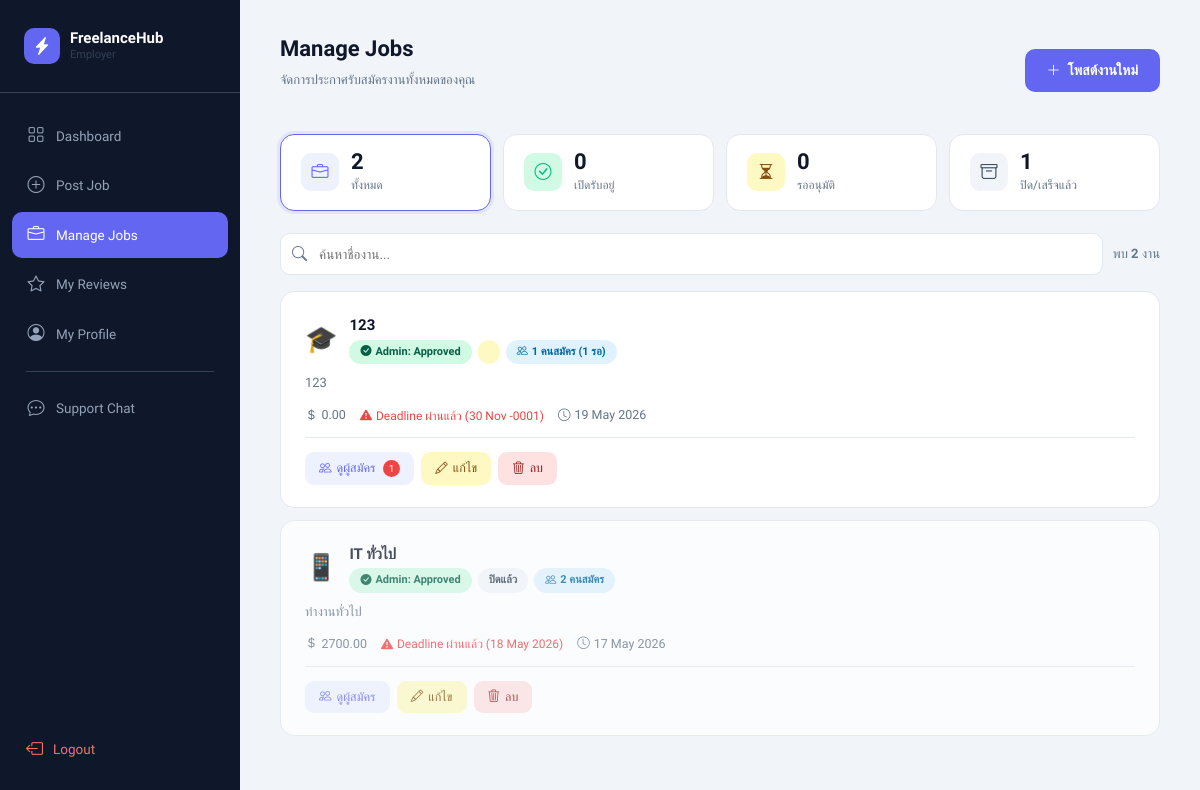
The app's page /employer_manage_jobs.php (signed in), older data.
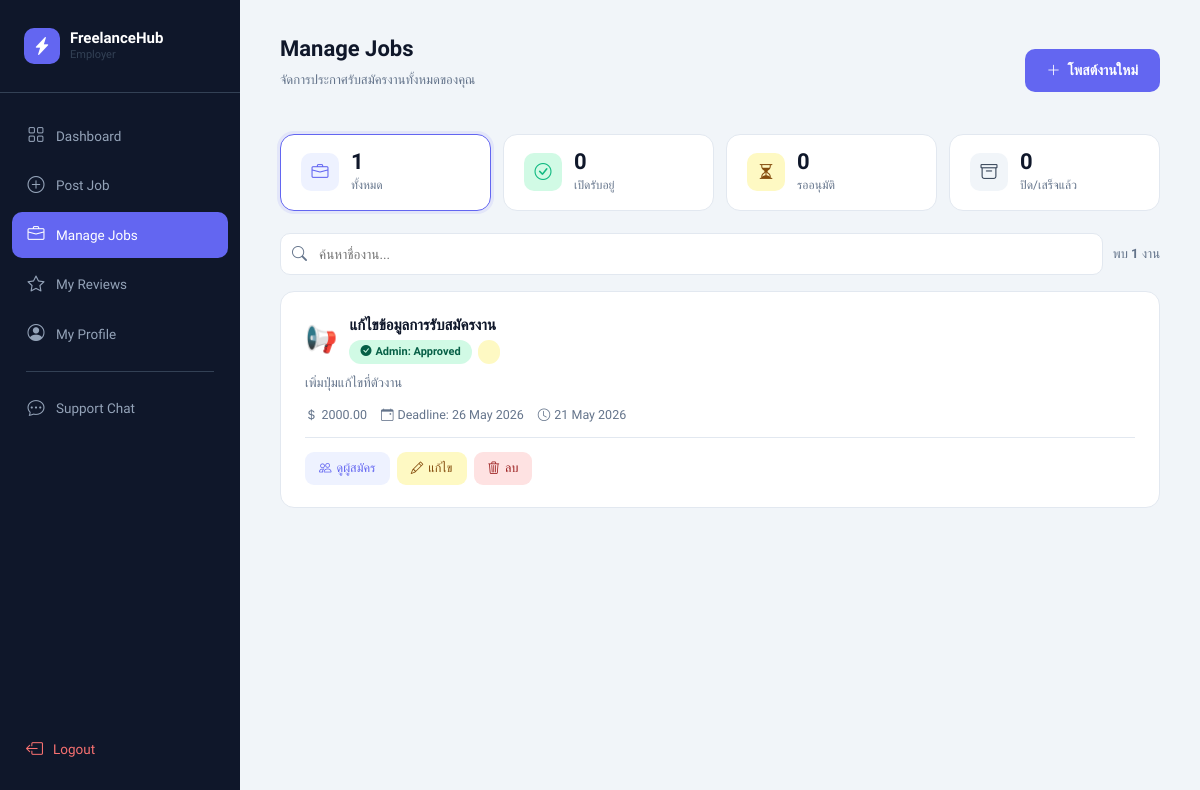
The same page, newer data.
### tables this page shows
CREATE TABLE `job` (
  `job_id` int(11) NOT NULL,
  `employer_id` int(11) NOT NULL,
  `title` varchar(255) NOT NULL,
  `description` text NOT NULL,
  `location` varchar(255) NOT NULL,
  `salary` decimal(10,2) DEFAULT 0.00,
  `latitude` double DEFAULT NULL,
  `longitude` double DEFAULT NULL,
  `deadline` datetime DEFAULT NULL,
  `status` enum('open','in_progress','completed','closed') DEFAULT 'open',
  `admin_status` enum('pending','approved','rejected') DEFAULT 'pending',
  `created_at` timestamp NOT NULL DEFAULT current_timestamp(),
  `category` varchar(100) DEFAULT NULL,
  `updated_at` timestamp NULL DEFAULT NULL
);

### employer_manage_jobs.php (the view, shortened to what this page needs)
<?php
include "config.php";
$employer_id = $_SESSION['user_id'];
mysqli_query($conn,"
    UPDATE job
    SET status='closed'
    WHERE employer_id='$employer_id'
    AND deadline IS NOT NULL
    AND deadline != ''
    AND deadline < CURDATE()
    AND status != 'closed'
    AND status != 'completed'
");
$result = mysqli_query($conn,"
    SELECT j.*,
        (SELECT COUNT(*) FROM job_application WHERE job_id=j.job_id) AS total_apps,
        (SELECT COUNT(*) FROM job_application WHERE job_id=j.job_id AND status='pending') AS pending_apps
    FROM job j
    WHERE employer_id='$employer_id'
    ORDER BY job_id DESC
");
$rows        = [];
$cnt_all     = 0;
$cnt_open    = 0;
$cnt_closed  = 0;
$cnt_pending = 0;
while($r = mysqli_fetch_assoc($result)){
    $rows[] = $r;
    $cnt_all++;
    if($r['status']==='approved')  $cnt_open++;
    elseif($r['status']==='closed' || $r['status']==='completed') $cnt_closed++;
    elseif($r['admin_status']==='pending') $cnt_pending++;
}
?>
<!DOCTYPE html>
<html lang="th">
<head>
<link href="https://cdn.jsdelivr.net/npm/bootstrap@5.3.0/dist/css/bootstrap.min.css" rel="stylesheet">
<link href="https://cdn.jsdelivr.net/npm/bootstrap-icons@1.11.0/font/bootstrap-icons.css" rel="stylesheet">
</head>
<body>
<aside class="sidebar">
  <div class="sidebar-brand">
    <a href="#" class="logo">
      <div class="logo-icon"><i class="bi bi-lightning-charge-fill"></i></div>
      <div>
        <div class="logo-text">FreelanceHub</div>
        <div class="logo-sub">Employer</div>
      </div>
    </a>
  </div>
  <nav class="sidebar-nav">
    <a href="employer_dashboard.php"   class="nav-item"><i class="bi bi-grid"></i> Dashboard</a>
    <a href="post_job.php"             class="nav-item"><i class="bi bi-plus-circle"></i> Post Job</a>
    <a href="employer_manage_jobs.php" class="nav-item active">
      <i class="bi bi-briefcase"></i> Manage Jobs
    </a>
    <a href="employer_reviews.php"     class="nav-item"><i class="bi bi-star"></i> My Reviews</a>
    <a href="employer_profile.php"     class="nav-item"><i class="bi bi-person-circle"></i> My Profile</a>
    <div class="nav-divider"></div>
    <a href="support_chat.php"         class="nav-item"><i class="bi bi-chat-dots"></i> Support Chat</a>
  </nav>
  <div class="sidebar-footer">
    <a href="logout.php" class="nav-logout"><i class="bi bi-box-arrow-left"></i> Logout</a>
  </div>
</aside>
<main class="main">
  <div class="topbar">
    <div>
      <h2>Manage Jobs</h2>
      <p>จัดการประกาศรับสมัครงานทั้งหมดของคุณ</p>
    </div>
    <a href="post_job.php" class="btn-post-new">
      <i class="bi bi-plus-lg"></i> โพสต์งานใหม่
    </a>
  </div>
  <div class="stat-row">
    <div class="stat-mini active-f" data-f="" onclick="setFilter(this,'')">
      <div class="sm-icon si-purple"><i class="bi bi-briefcase"></i></div>
      <div><div class="sm-val"><?php echo $cnt_all; ?></div><div class="sm-lbl">ทั้งหมด</div></div>
    </div>
    <div class="stat-mini" data-f="approved" onclick="setFilter(this,'approved')">
      <div class="sm-icon si-green"><i class="bi bi-check-circle"></i></div>
      <div><div class="sm-val"><?php echo $cnt_open; ?></div><div class="sm-lbl">เปิดรับอยู่</div></div>
    </div>
    <div class="stat-mini" data-f="pending" onclick="setFilter(this,'pending')">
      <div class="sm-icon si-yellow"><i class="bi bi-hourglass-split"></i></div>
      <div><div class="sm-val"><?php echo $cnt_pending; ?></div><div class="sm-lbl">รออนุมัติ</div></div>
    </div>
    <div class="stat-mini" data-f="closed" onclick="setFilter(this,'closed')">
      <div class="sm-icon si-gray"><i class="bi bi-archive"></i></div>
      <div><div class="sm-val"><?php echo $cnt_closed; ?></div><div class="sm-lbl">ปิด/เสร็จแล้ว</div></div>
    </div>
  </div>
  <div class="toolbar">
    <div class="search-wrap">
      <input type="text" id="search-input" placeholder="ค้นหาชื่องาน..." oninput="filterCards()">
    </div>
    <span class="result-info">พบ <strong id="result-count"><?php echo $cnt_all; ?></strong> งาน</span>
  </div>
  <?php if(empty($rows)): ?>
  <div class="empty-state">
    <i class="bi bi-briefcase"></i>
    <p>ยังไม่มีงานที่โพสต์<br><a href="post_job.php" style="color:var(--accent);">โพสต์งานแรกของคุณเลย →</a></p>
  </div>
  <?php else: ?>
  <?php
  $icons = ['💼','🖥️','📐','📊','🚀','🎨','⚙️','📱','✍️','📢','🎓','💰'];
  foreach($rows as $row):
    $icon       = $icons[crc32($row['title']) % count($icons)];
    $adm        = $row['admin_status'];
    $sts        = $row['status'];
    $total_apps = $row['total_apps'];
    $pend_apps  = $row['pending_apps'];
    $ap = match($adm){ 'approved'=>'p-approved','rejected'=>'p-rejected', default=>'p-pending' };
    $ai = match($adm){ 'approved'=>'bi-check-circle-fill','rejected'=>'bi-x-circle-fill', default=>'bi-hourglass-split' };
    $sp = match($sts){ 'approved'=>'p-approved','closed'=>'p-closed','completed'=>'p-completed','rejected'=>'p-rejected', default=>'p-pending' };
    $sl = match($sts){ 'approved'=>'เปิดรับ','closed'=>'ปิดแล้ว','completed'=>'เสร็จสิ้น','rejected'=>'Rejected', default=>ucfirst($sts) };
    $deadline_str = '';
    $is_expired   = false;
    if(!empty($row['deadline'])){
        $dl = strtotime($row['deadline']);
        $is_expired = ($dl < strtotime('today'));
        $deadline_str = date('d M Y', $dl);
    }
    $filter_key = ($sts==='closed'||$sts==='completed') ? 'closed' : $adm;
    $border_class = ($adm==='pending') ? 'pending-border' : (($sts==='closed'||$sts==='completed') ? 'closed-card' : '');
  ?>
  <div class="job-card <?php echo $border_class; ?>"
       data-filter="<?php echo $filter_key; ?>"
       data-title="<?php echo strtolower(htmlspecialchars($row['title'])); ?>">
    <div class="jc-top">
      <div style="display:flex;align-items:center;gap:12px;">
        <span style="font-size:26px;"><?php echo $icon; ?></span>
        <div>
          <div class="jc-title"><?php echo htmlspecialchars($row['title']); ?></div>
          <div class="badges">
            <span class="pill <?php echo $ap; ?>"><i class="bi <?php echo $ai; ?>"></i> Admin: <?php echo ucfirst($adm); ?></span>
            <span class="pill <?php echo $sp; ?>"><?php echo $sl; ?></span>
            <?php if($total_apps > 0): ?>
            <span class="pill p-apps"><i class="bi bi-people"></i> <?php echo $total_apps; ?> คนสมัคร<?php echo $pend_apps>0?" ($pend_apps รอ)":''; ?></span>
            <?php endif; ?>
          </div>
        </div>
      </div>
    </div>
    <p class="jc-desc"><?php echo htmlspecialchars($row['description']); ?></p>
    <div class="jc-meta">
      <?php if(!empty($row['salary'])): ?><span><i class="bi bi-currency-dollar"></i><?php echo htmlspecialchars($row['salary']); ?></span><?php endif; ?>
      <?php if($deadline_str): ?>
        <?php if($is_expired): ?>
          <span class="deadline-warn"><i class="bi bi-exclamation-triangle-fill"></i> Deadline ผ่านแล้ว (<?php echo $deadline_str; ?>)</span>
        <?php else: ?>
          <span><i class="bi bi-calendar-event"></i> Deadline: <?php echo $deadline_str; ?></span>
        <?php endif; ?>
      <?php endif; ?>
      <?php if(!empty($row['created_at'])): ?>
        <span><i class="bi bi-clock"></i><?php echo date('d M Y', strtotime($row['created_at'])); ?></span>
      <?php endif; ?>
    </div>
    <div class="jc-footer">
      <div class="act-wrap">
        <a href="view_applicants.php?job_id=<?php echo $row['job_id']; ?>" class="act-btn ab-view">
          <i class="bi bi-people"></i> ดูผู้สมัคร
          <?php if($pend_apps > 0): ?><span style="background:#ef4444;color:#fff;font-size:10px;padding:1px 6px;border-radius:10px;margin-left:2px;"><?php echo $pend_apps; ?></span><?php endif; ?>
        </a>
        <?php if($sts !== 'completed'): ?>
        <a href="edit_job.php?job_id=<?php echo $row['job_id']; ?>" class="act-btn ab-edit">
          <i class="bi bi-pencil"></i> แก้ไข
        </a>
        <?php endif; ?>
        <?php if($sts !== 'completed'): ?>
        <button class="act-btn ab-delete"
          onclick="confirmDelete(<?php echo $row['job_id']; ?>,'<?php echo htmlspecialchars($row['title'],ENT_QUOTES); ?>')">
          <i class="bi bi-trash3"></i> ลบ
        </button>
        <?php endif; ?>
      </div>
    </div>
  </div>
  <?php endforeach; ?>
  <?php endif; ?>
</main>
</body>
</html>

Row changes from the older to the newer data that the page shows:
removed job: title "🎓", title "123", admin_status "Approved", total_apps "1", pend_apps "1", description "123", salary "0.00", deadline "30 Nov -0001", created_at "19 May 2026"
removed job: title "📱", title "IT ทั่วไป", admin_status "Approved", status "ปิดแล้ว", total_apps "2", description "ทำงานทั่วไป", salary "2700.00", deadline "18 May 2026", created_at "17 May 2026"
added job: title "📢", title "แก้ไขข้อมูลการรับสมัครงาน", admin_status "Approved", description "เพิ่มปุ่มแก้ไขที่ตัวงาน", salary "2000.00", deadline "26 May 2026", created_at "21 May 2026"
Text that changed along with them:
$cnt_all: "2" → "1"
$cnt_closed: "1" → "0"
